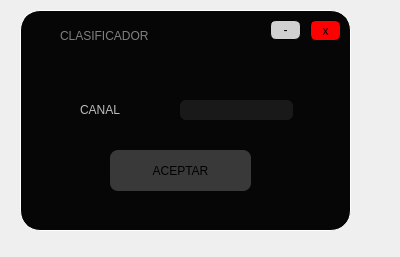
<?xml version="1.0" encoding="UTF-8"?>
<ui version="4.0">
 <class>Form</class>
 <widget class="QWidget" name="Form">
  <property name="geometry">
   <rect>
    <x>0</x>
    <y>0</y>
    <width>400</width>
    <height>257</height>
   </rect>
  </property>
  <property name="windowTitle">
   <string>Form</string>
  </property>
  <widget class="QWidget" name="widget" native="true">
   <property name="geometry">
    <rect>
     <x>20</x>
     <y>10</y>
     <width>331</width>
     <height>221</height>
    </rect>
   </property>
   <property name="styleSheet">
    <string notr="true">QWidget#widget{

background-color: rgb(6, 6, 6);
border-radius:20px;
	gridline-color: rgb(255, 255, 255);
	border-color: rgb(255, 255, 255);
border: 1px solid white;
}</string>
   </property>
   <widget class="QPushButton" name="BAceptar">
    <property name="geometry">
     <rect>
      <x>90</x>
      <y>140</y>
      <width>141</width>
      <height>41</height>
     </rect>
    </property>
    <property name="cursor">
     <cursorShape>PointingHandCursor</cursorShape>
    </property>
    <property name="styleSheet">
     <string notr="true">QPushButton#BAceptar{

background-color: rgb(57, 57, 57);

border-radius:8px;

font: 70 15pt &quot;Rockwell Extra Bold&quot;;
color:black;
}</string>
    </property>
    <property name="text">
     <string>ACEPTAR</string>
    </property>
   </widget>
   <widget class="QLabel" name="label_2">
    <property name="geometry">
     <rect>
      <x>60</x>
      <y>89</y>
      <width>81</width>
      <height>21</height>
     </rect>
    </property>
    <property name="styleSheet">
     <string notr="true">font: 14pt &quot;Lucida Console&quot;;

color: rgb(189, 189, 189);
;
font: 70 15pt &quot;Rockwell Extra Bold&quot;;</string>
    </property>
    <property name="text">
     <string>CANAL</string>
    </property>
   </widget>
   <widget class="QLineEdit" name="lineEdit">
    <property name="geometry">
     <rect>
      <x>160</x>
      <y>90</y>
      <width>113</width>
      <height>20</height>
     </rect>
    </property>
    <property name="styleSheet">
     <string notr="true">background-color: rgb(25, 25, 25);
border-radius:6px;
color: white</string>
    </property>
    <property name="text">
     <string/>
    </property>
   </widget>
   <widget class="QFrame" name="frame_4">
    <property name="geometry">
     <rect>
      <x>10</x>
      <y>10</y>
      <width>311</width>
      <height>31</height>
     </rect>
    </property>
    <property name="styleSheet">
     <string notr="true">QFrame#frame_4{
	background-color: rgb(6, 6, 6);
border-top-left-radius:20px;
border-top-right-radius:20px;



}</string>
    </property>
    <property name="frameShape">
     <enum>QFrame::StyledPanel</enum>
    </property>
    <property name="frameShadow">
     <enum>QFrame::Raised</enum>
    </property>
    <widget class="QPushButton" name="min_3">
     <property name="geometry">
      <rect>
       <x>910</x>
       <y>10</y>
       <width>41</width>
       <height>21</height>
      </rect>
     </property>
     <property name="cursor">
      <cursorShape>PointingHandCursor</cursorShape>
     </property>
     <property name="styleSheet">
      <string notr="true">QPushButton#min_3{
	background-color: rgb(208, 208, 208);
font: 16pt &quot;MS Shell Dlg 2&quot;;
border-radius:6px;
border: 1px solid black;


}</string>
     </property>
     <property name="text">
      <string>-</string>
     </property>
    </widget>
    <widget class="QPushButton" name="cerrar_3">
     <property name="geometry">
      <rect>
       <x>960</x>
       <y>10</y>
       <width>41</width>
       <height>21</height>
      </rect>
     </property>
     <property name="cursor">
      <cursorShape>PointingHandCursor</cursorShape>
     </property>
     <property name="styleSheet">
      <string notr="true">QPushButton#cerrar_3{

background-color: rgb(255, 0, 0);
border-radius:6px;
border: 1px solid black;
font: 11pt &quot;MS Shell Dlg 2&quot;;

}</string>
     </property>
     <property name="text">
      <string>x</string>
     </property>
    </widget>
    <widget class="QLabel" name="label_6">
     <property name="geometry">
      <rect>
       <x>30</x>
       <y>-10</y>
       <width>191</width>
       <height>51</height>
      </rect>
     </property>
     <property name="styleSheet">
      <string notr="true">font: 14pt &quot;Lucida Console&quot;;
color:gray
;
font: 70 10pt &quot;Rockwell Extra Bold&quot;;</string>
     </property>
     <property name="text">
      <string>CLASIFICADOR</string>
     </property>
    </widget>
    <widget class="QLabel" name="label_5">
     <property name="geometry">
      <rect>
       <x>0</x>
       <y>0</y>
       <width>31</width>
       <height>31</height>
      </rect>
     </property>
     <property name="styleSheet">
      <string notr="true">border-image: url(:/Iconos/Icono youtube.png);</string>
     </property>
     <property name="text">
      <string/>
     </property>
    </widget>
    <widget class="QPushButton" name="min_4">
     <property name="geometry">
      <rect>
       <x>240</x>
       <y>0</y>
       <width>31</width>
       <height>20</height>
      </rect>
     </property>
     <property name="cursor">
      <cursorShape>PointingHandCursor</cursorShape>
     </property>
     <property name="styleSheet">
      <string notr="true">QPushButton#min_4{
	background-color: rgb(208, 208, 208);
font: 16pt &quot;MS Shell Dlg 2&quot;;
border-radius:6px;
border: 1px solid black;


}</string>
     </property>
     <property name="text">
      <string>-</string>
     </property>
    </widget>
    <widget class="QPushButton" name="cerrar_4">
     <property name="geometry">
      <rect>
       <x>280</x>
       <y>0</y>
       <width>31</width>
       <height>21</height>
      </rect>
     </property>
     <property name="cursor">
      <cursorShape>PointingHandCursor</cursorShape>
     </property>
     <property name="styleSheet">
      <string notr="true">QPushButton#cerrar_4{

background-color: rgb(255, 0, 0);
border-radius:6px;
border: 1px solid black;
font: 11pt &quot;MS Shell Dlg 2&quot;;

}</string>
     </property>
     <property name="text">
      <string>x</string>
     </property>
    </widget>
   </widget>
  </widget>
 </widget>
 <resources>
  <include location="../Imagenes y video/imagen.qrc"/>
 </resources>
 <connections/>
</ui>
